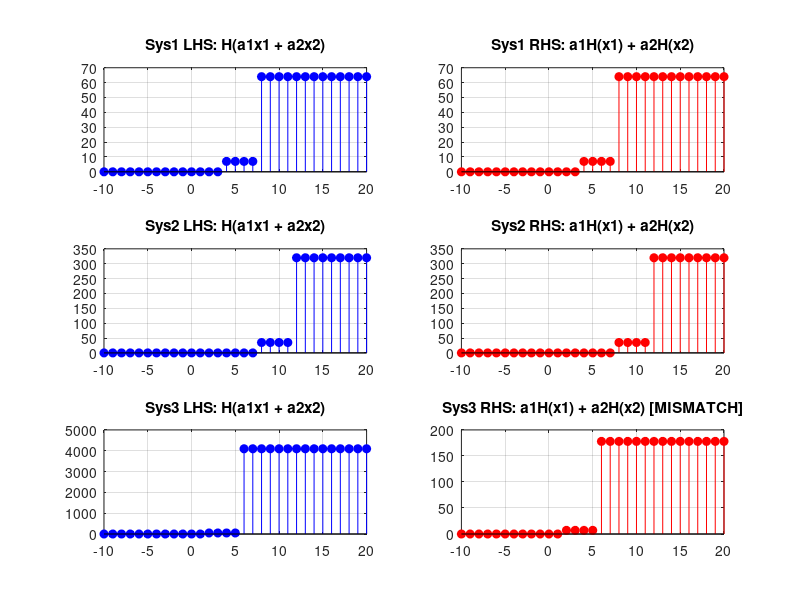

This chart was generated by the following MATLAB code: (Note: this script raises an error after producing the figure.)
% visual_proof_linearity.m
n = -10:20;

% Define Inputs and Constants
x1 = (n - 1 >= 0);           % Unit Step (Step time = 1)
x2 = 3 * (n - 5 >= 0);       % Unit Step (Step time = 5, Final value = 3)
a1 = 7; a2 = 19;             % Constants

% Define Systems
sys1 = @(x) [zeros(1,3), x(1:end-3)];       % Sys1: y(n) = x(n-3)
sys2 = @(x) 5 .* [zeros(1,7), x(1:end-7)];  % Sys2: y(n) = 5*x(n-7)
sys3 = @(x) ([zeros(1,1), x(1:end-1)]).^2;  % Sys3: y(n) = x^2(n-1)

% Combined Input Sequence
x_combined = a1*x1 + a2*x2;

figure('Name', 'Linearity Proof', 'Position', [100 100 900 700]);

%% System 1: y(n) = x(n-3)
LHS1 = sys1(x_combined);
RHS1 = a1*sys1(x1) + a2*sys1(x2);

subplot(3,2,1); stem(n, LHS1, 'b', 'filled'); title('Sys1 LHS: H(a1x1 + a2x2)'); grid on;
subplot(3,2,2); stem(n, RHS1, 'r', 'filled'); title('Sys1 RHS: a1H(x1) + a2H(x2)'); grid on;

%% System 2: y(n) = 5*x(n-7)
LHS2 = sys2(x_combined);
RHS2 = a1*sys2(x1) + a2*sys2(x2);

subplot(3,2,3); stem(n, LHS2, 'b', 'filled'); title('Sys2 LHS: H(a1x1 + a2x2)'); grid on;
subplot(3,2,4); stem(n, RHS2, 'r', 'filled'); title('Sys2 RHS: a1H(x1) + a2H(x2)'); grid on;

%% System 3: y(n) = x^2(n-1)
LHS3 = sys3(x_combined);
RHS3 = a1*sys3(x1) + a2*sys3(x2);

subplot(3,2,5); stem(n, LHS3, 'b', 'filled'); title('Sys3 LHS: H(a1x1 + a2x2)'); grid on;
subplot(3,2,6); stem(n, RHS3, 'r', 'filled'); title('Sys3 RHS: a1H(x1) + a2H(x2) [MISMATCH]'); grid on;

suptitle('Linearity Verification: LHS vs RHS');
